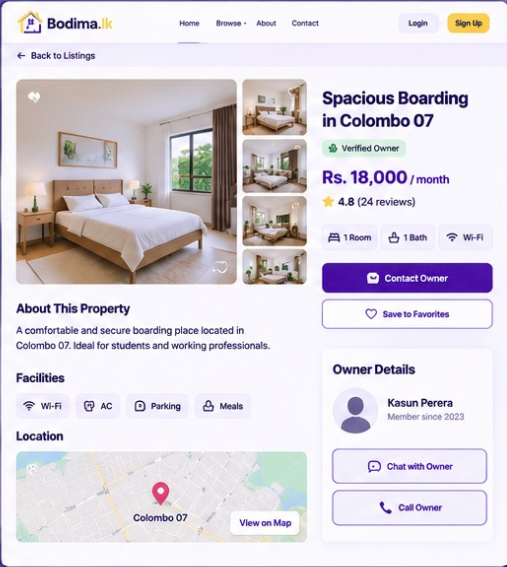
#> input picture reference/details.png, 507 x 567 px, found by its file name
$ python extract_details_assets.py
#> lines starting #> are read from the running program, lines starting #| are printed output that depends on the picture
"""Extract the gallery photos from the property-details mockup into public/assets/."""
import os

from PIL import Image, ImageFilter

SRC = r"C:\Users\hdgan\OneDrive\Desktop\Bodima.lk\reference\details.png"
OUT = r"C:\Users\hdgan\OneDrive\Desktop\Bodima.lk\public\assets"

os.makedirs(OUT, exist_ok=True)
im = Image.open(SRC).convert("RGB")

# (name, box, upscale) - boxes measured from reference/details.png (507x567)
CROPS = [
    ("detail-main.jpg", (20, 62, 250, 260), 4),
    ("detail-thumb-1.jpg", (16, 242, 62, 294), 5),
    ("detail-thumb-2.jpg", (65, 242, 111, 294), 5),
    ("detail-thumb-3.jpg", (114, 242, 160, 294), 5),
]

for name, box, scale in CROPS:
    c = im.crop(box)
    c = c.resize((c.width * scale, c.height * scale), Image.LANCZOS)
    c = c.filter(ImageFilter.UnsharpMask(radius=2, percent=75, threshold=2))
    c.save(os.path.join(OUT, name), quality=92)
    print(name, c.size)
#> this loop made 4 passes
#> pass 1, `c = im.crop(box)`:
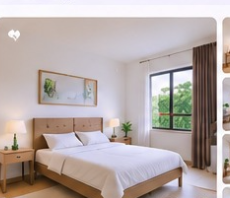
#> c: PIL image 230x198 RGB; mean R, G, B 182.2, 170.7, 168
#> pass 1, `c = c.filter(ImageFilter.UnsharpMask(radius=2, percent=75, threshold=2))`:
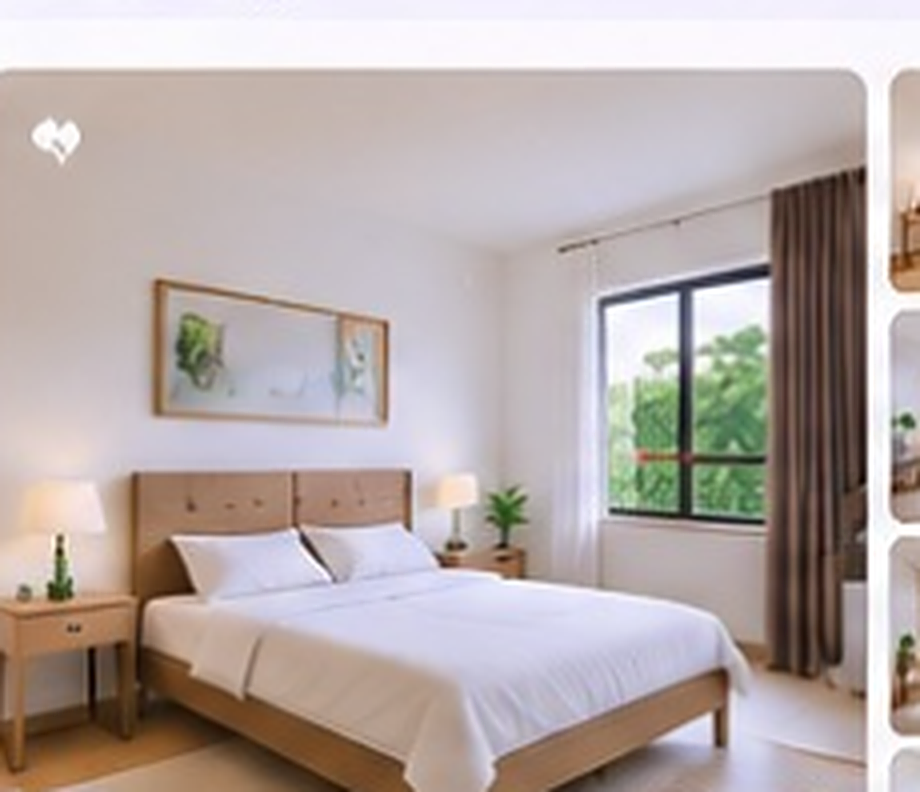
#> c: PIL image 920x792 RGB; mean R, G, B 182.1, 170.7, 168
#> pass 2, `c = im.crop(box)`:
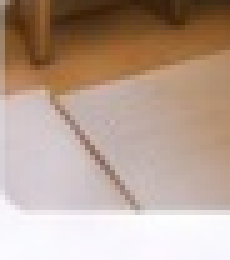
#> c: PIL image 46x52 RGB (shown 5 times larger); mean R, G, B 184.4, 161.7, 147.2
#> after the loop:
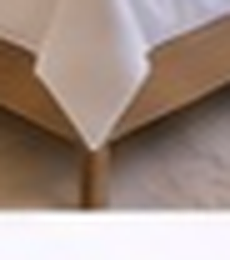
#> c: PIL image 230x260 RGB; mean R, G, B 162.4, 143.9, 134.4

$ run again, with reference/qb.png copied over reference/details.png
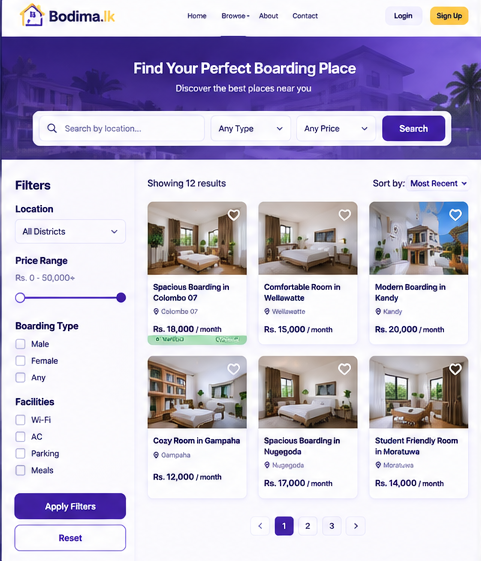
#> input picture reference/qb.png, 481 x 561 px, found by its file name
#> the loop `for name, box, scale in CROPS:` made 4 passes
#> pass 1, `c = c.resize((c.width * scale, c.height * scale), Image.LANCZOS)`:
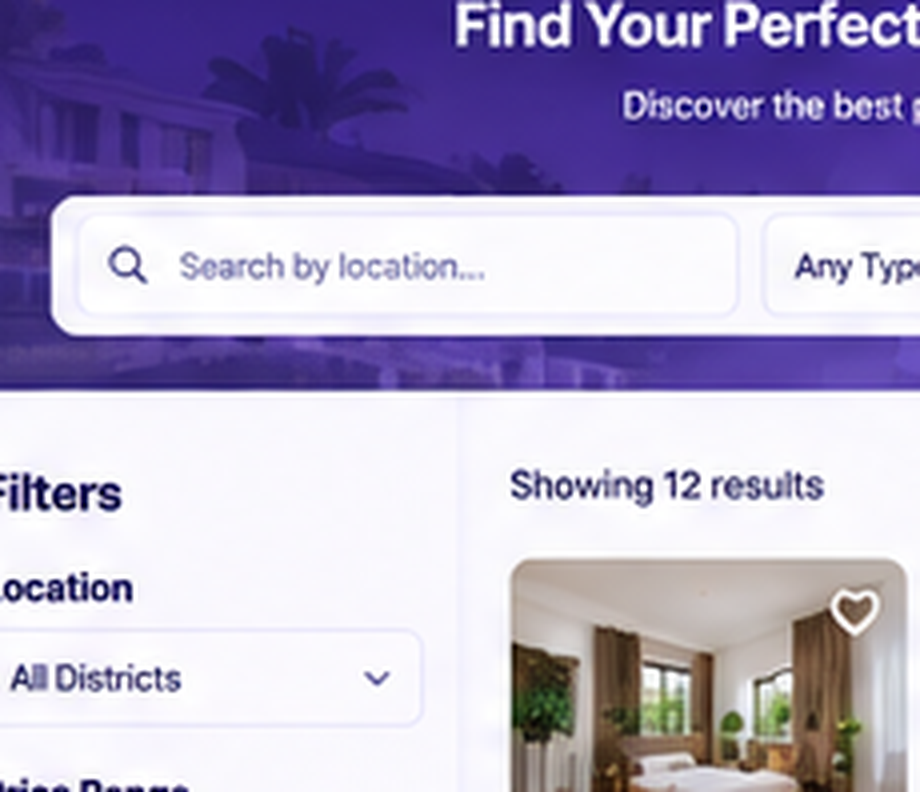
#> c: PIL image 920x792 RGB; mean R, G, B 175.6, 167.3, 198.4
#> after the loop `for name, box, scale in CROPS:`:
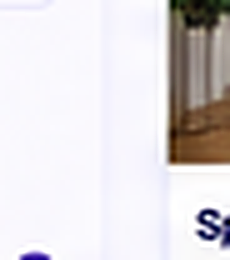
#> c: PIL image 230x260 RGB; mean R, G, B 222.4, 218.3, 220.8
